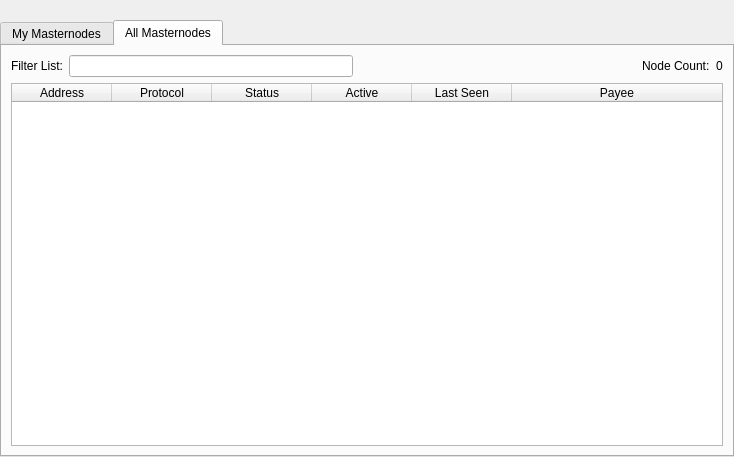
<?xml version="1.0" encoding="UTF-8"?>
<ui version="4.0">
 <class>MasternodeList</class>
 <widget class="QWidget" name="MasternodeList">
  <property name="geometry">
   <rect>
    <x>0</x>
    <y>0</y>
    <width>734</width>
    <height>457</height>
   </rect>
  </property>
  <property name="windowTitle">
   <string>Form</string>
  </property>
  <layout class="QVBoxLayout" name="topLayout">
   <property name="leftMargin">
    <number>0</number>
   </property>
   <property name="topMargin">
    <number>0</number>
   </property>
   <property name="rightMargin">
    <number>0</number>
   </property>
   <property name="bottomMargin">
    <number>0</number>
   </property>
   <item>
    <layout class="QVBoxLayout" name="verticalLayout">
     <property name="bottomMargin">
      <number>0</number>
     </property>
     <item>
      <spacer name="horizontalSpacer0">
       <property name="orientation">
        <enum>Qt::Horizontal</enum>
       </property>
       <property name="sizeHint" stdset="0">
        <size>
         <width>40</width>
         <height>20</height>
        </size>
       </property>
      </spacer>
     </item>
     <item>
      <widget class="QTabWidget" name="tabWidget">
       <property name="currentIndex">
        <number>1</number>
       </property>
       <widget class="QWidget" name="tabMyMasternodes">
        <attribute name="title">
         <string>My Masternodes</string>
        </attribute>
        <layout class="QGridLayout" name="gridLayout_2">
         <item row="0" column="0">
          <layout class="QVBoxLayout" name="verticalLayout_2">
           <property name="bottomMargin">
            <number>0</number>
           </property>
           <item>
            <layout class="QHBoxLayout" name="horizontalLayout_note">
             <property name="bottomMargin">
              <number>0</number>
             </property>
             <item>
              <widget class="QLabel" name="updateNote">
               <property name="text">
                <string>Note: Status of your masternodes in local wallet can potentially be slightly incorrect.&lt;br /&gt;Always wait for wallet to sync additional data and then double check from another node&lt;br /&gt;if your masternode should be running but you still do not see &quot;ENABLED&quot; in &quot;Status&quot; field.</string>
               </property>
              </widget>
             </item>
            </layout>
           </item>
           <item>
            <widget class="QTableWidget" name="tableWidgetMyMasternodes">
             <property name="minimumSize">
              <size>
               <width>695</width>
               <height>0</height>
              </size>
             </property>
             <property name="editTriggers">
              <set>QAbstractItemView::NoEditTriggers</set>
             </property>
             <property name="alternatingRowColors">
              <bool>true</bool>
             </property>
             <property name="selectionMode">
              <enum>QAbstractItemView::SingleSelection</enum>
             </property>
             <property name="selectionBehavior">
              <enum>QAbstractItemView::SelectRows</enum>
             </property>
             <property name="sortingEnabled">
              <bool>true</bool>
             </property>
             <attribute name="horizontalHeaderStretchLastSection">
              <bool>true</bool>
             </attribute>
             <column>
              <property name="text">
               <string>Alias</string>
              </property>
             </column>
             <column>
              <property name="text">
               <string>Address</string>
              </property>
             </column>
             <column>
              <property name="text">
               <string>Protocol</string>
              </property>
             </column>
             <column>
              <property name="text">
               <string>Status</string>
              </property>
             </column>
             <column>
              <property name="text">
               <string>Active</string>
              </property>
             </column>
             <column>
              <property name="text">
               <string>Last Seen</string>
              </property>
             </column>
             <column>
              <property name="text">
               <string>Payee</string>
              </property>
             </column>
            </widget>
           </item>
           <item>
            <layout class="QHBoxLayout" name="horizontalLayout_5">
             <property name="bottomMargin">
              <number>0</number>
             </property>
             <item>
              <widget class="QPushButton" name="startButton">
               <property name="text">
                <string>S&amp;tart alias</string>
               </property>
              </widget>
             </item>
             <item>
              <widget class="QPushButton" name="startAllButton">
               <property name="text">
                <string>Start &amp;all</string>
               </property>
              </widget>
             </item>
             <item>
              <widget class="QPushButton" name="startMissingButton">
               <property name="text">
                <string>Start &amp;MISSING</string>
               </property>
              </widget>
             </item>
             <item>
              <widget class="QPushButton" name="UpdateButton">
               <property name="text">
                <string>&amp;Update status</string>
               </property>
              </widget>
             </item>
             <item>
              <widget class="QLabel" name="autoupdate_label">
               <property name="text">
                <string>Status will be updated automatically in (sec):</string>
               </property>
              </widget>
             </item>
             <item>
              <widget class="QLabel" name="secondsLabel">
               <property name="text">
                <string>0</string>
               </property>
              </widget>
             </item>
             <item>
              <spacer name="horizontalSpacer_5">
               <property name="orientation">
                <enum>Qt::Horizontal</enum>
               </property>
               <property name="sizeHint" stdset="0">
                <size>
                 <width>40</width>
                 <height>20</height>
                </size>
               </property>
              </spacer>
             </item>
            </layout>
           </item>
          </layout>
         </item>
        </layout>
       </widget>
       <widget class="QWidget" name="tabAllMasternodes">
        <attribute name="title">
         <string>All Masternodes</string>
        </attribute>
        <layout class="QGridLayout" name="gridLayout">
         <item row="1" column="0">
          <widget class="QTableWidget" name="tableWidgetMasternodes">
           <property name="editTriggers">
            <set>QAbstractItemView::NoEditTriggers</set>
           </property>
           <property name="alternatingRowColors">
            <bool>true</bool>
           </property>
           <property name="selectionBehavior">
            <enum>QAbstractItemView::SelectRows</enum>
           </property>
           <property name="sortingEnabled">
            <bool>true</bool>
           </property>
           <attribute name="horizontalHeaderStretchLastSection">
            <bool>true</bool>
           </attribute>
           <column>
            <property name="text">
             <string>Address</string>
            </property>
           </column>
           <column>
            <property name="text">
             <string>Protocol</string>
            </property>
           </column>
           <column>
            <property name="text">
             <string>Status</string>
            </property>
           </column>
           <column>
            <property name="text">
             <string>Active</string>
            </property>
           </column>
           <column>
            <property name="text">
             <string>Last Seen</string>
            </property>
           </column>
           <column>
            <property name="text">
             <string>Payee</string>
            </property>
           </column>
          </widget>
         </item>
         <item row="0" column="0">
          <layout class="QHBoxLayout" name="horizontalLayout_3">
           <property name="bottomMargin">
            <number>0</number>
           </property>
           <item>
            <widget class="QLabel" name="label_filter">
             <property name="text">
              <string>Filter List:</string>
             </property>
            </widget>
           </item>
           <item>
            <widget class="QLineEdit" name="filterLineEdit">
             <property name="toolTip">
              <string>Filter masternode list</string>
             </property>
            </widget>
           </item>
           <item>
            <spacer name="horizontalSpacer_3">
             <property name="orientation">
              <enum>Qt::Horizontal</enum>
             </property>
             <property name="sizeHint" stdset="0">
              <size>
               <width>10</width>
               <height>20</height>
              </size>
             </property>
            </spacer>
           </item>
           <item>
            <widget class="QLabel" name="label_count">
             <property name="text">
              <string>Node Count:</string>
             </property>
            </widget>
           </item>
           <item>
            <widget class="QLabel" name="countLabel">
             <property name="text">
              <string>0</string>
             </property>
            </widget>
           </item>
          </layout>
         </item>
        </layout>
       </widget>
      </widget>
     </item>
    </layout>
   </item>
  </layout>
 </widget>
 <resources/>
 <connections/>
</ui>
